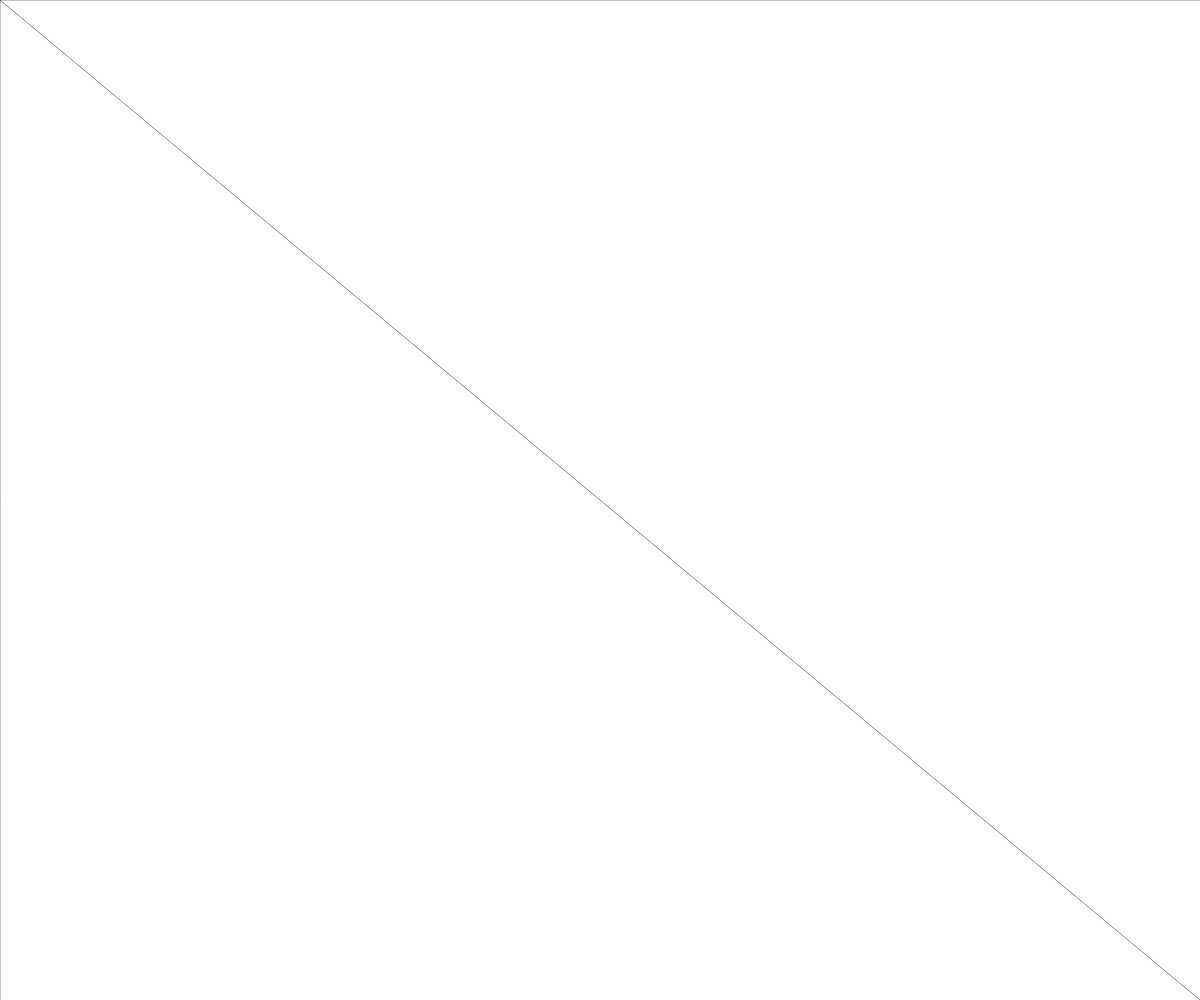
Frame 1 (no input)
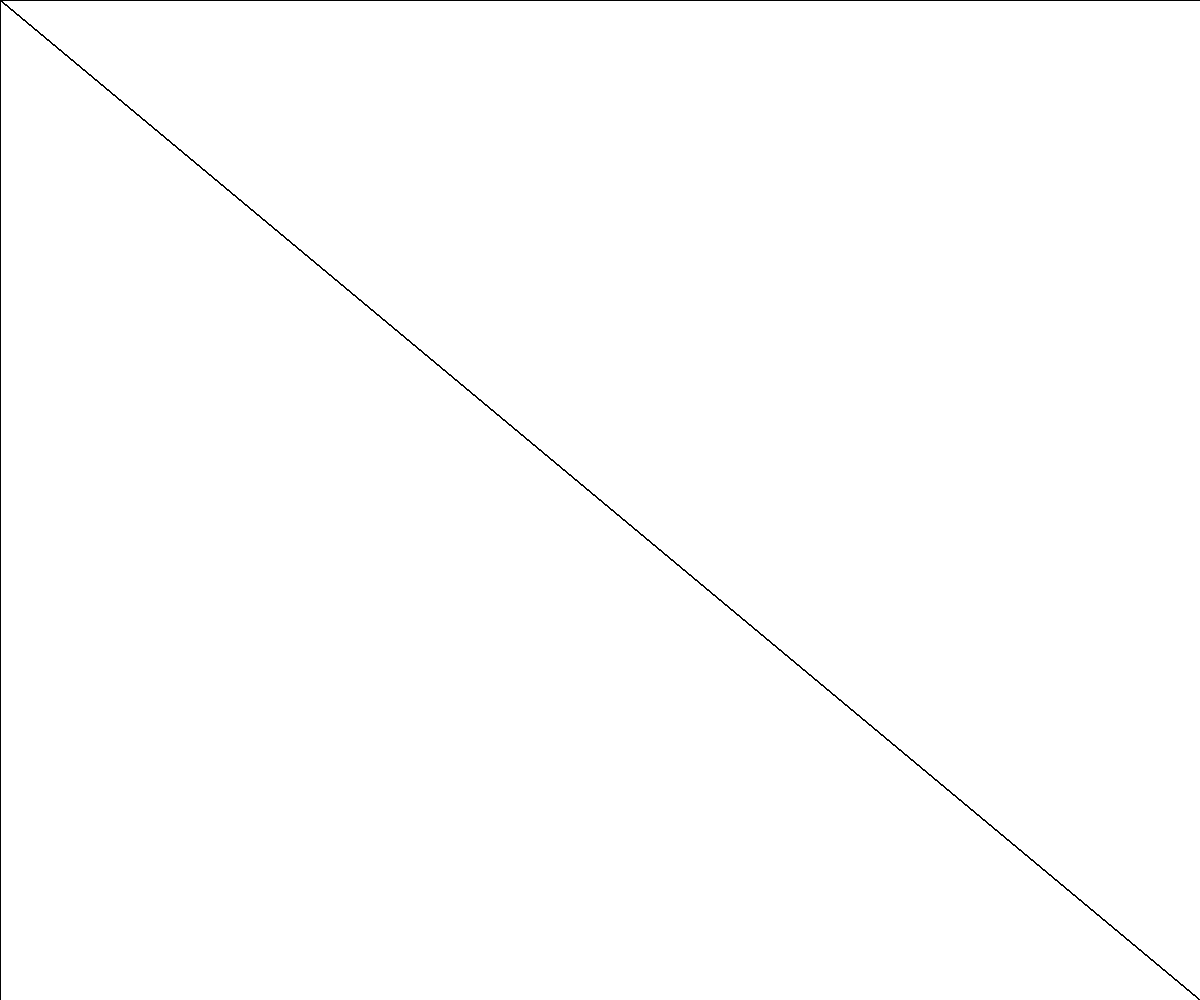
Frame 60 (no input)
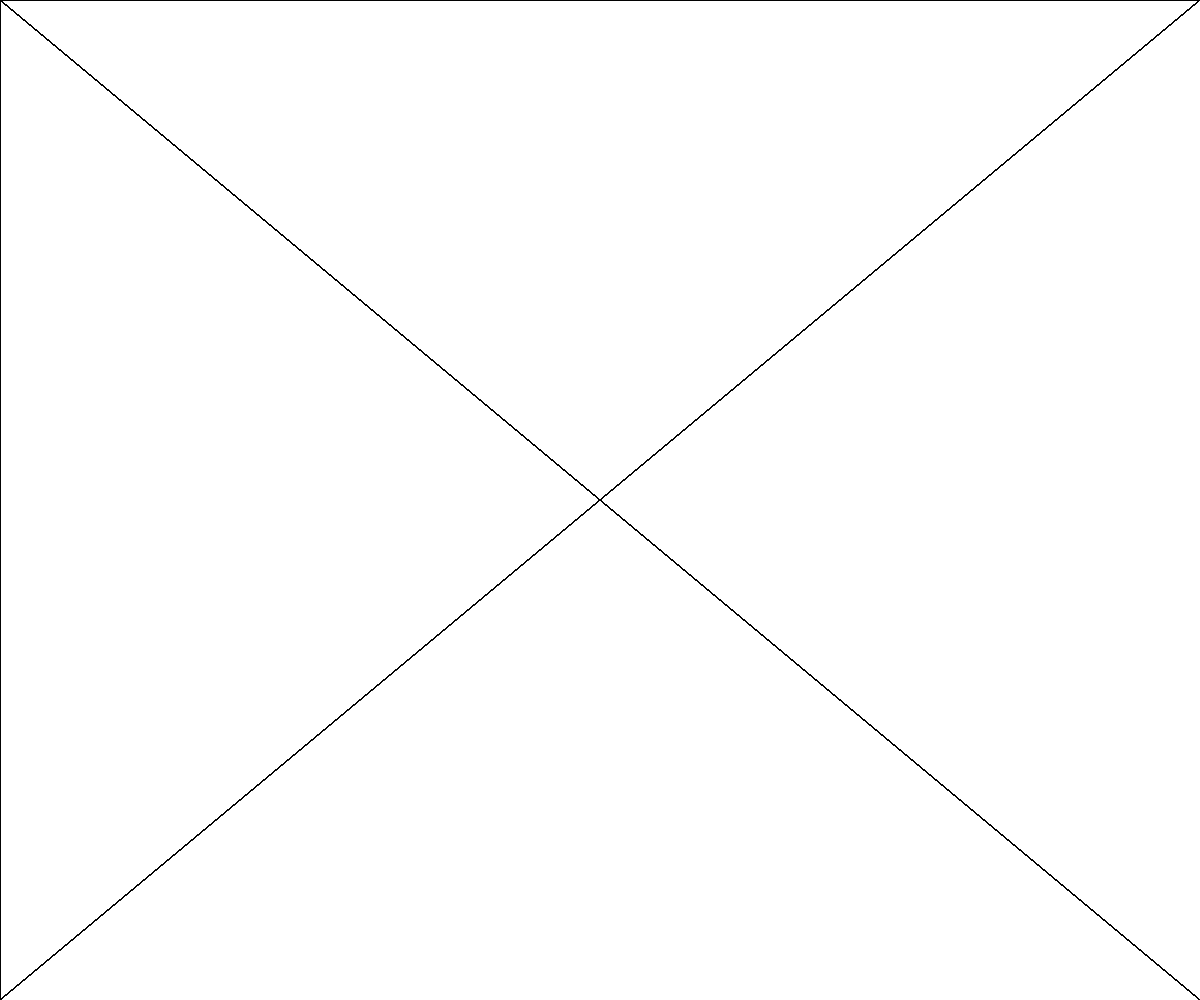
Frame 120 (the mouse pressed at the canvas centre since frame 60)

The p5.js sketch that drew these frames (run headless with seeded random() and noise() and a simulated clock; from frame 60 on, the mouse is pressed at the canvas centre):

// p5.js sketch
// ── sketch.js

function setup() {
  createCanvas(innerWidth, innerHeight);
}

function draw() {
  stroke(0, 120);
  //line(width/2, height/2, mouseX, mouseY);
  line(0, 0, mouseX, mouseY);
  line(0, height, mouseX, mouseY);
  line(width, 0, mouseX, mouseY);
  line(width, height, mouseX, mouseY);

}
